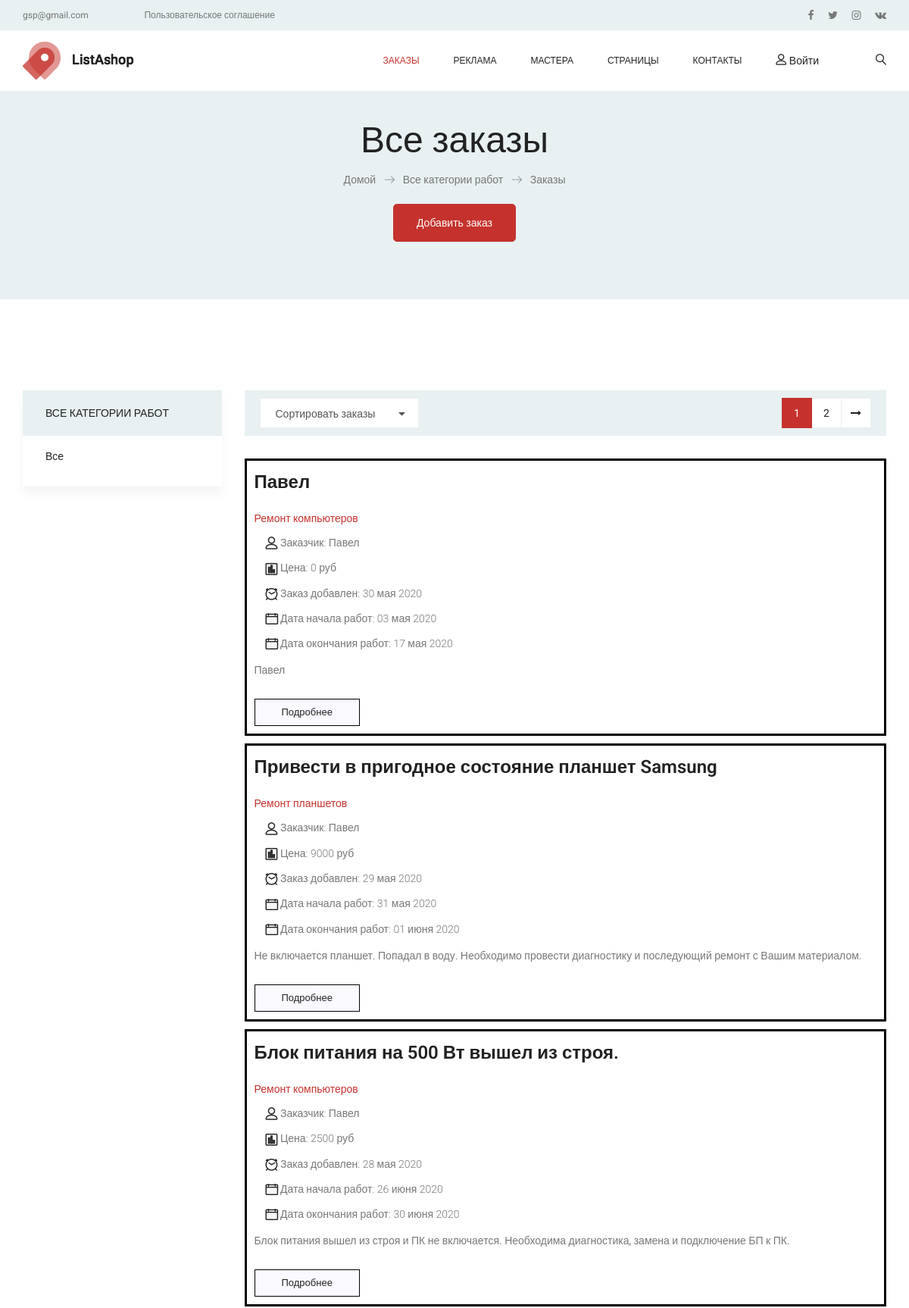
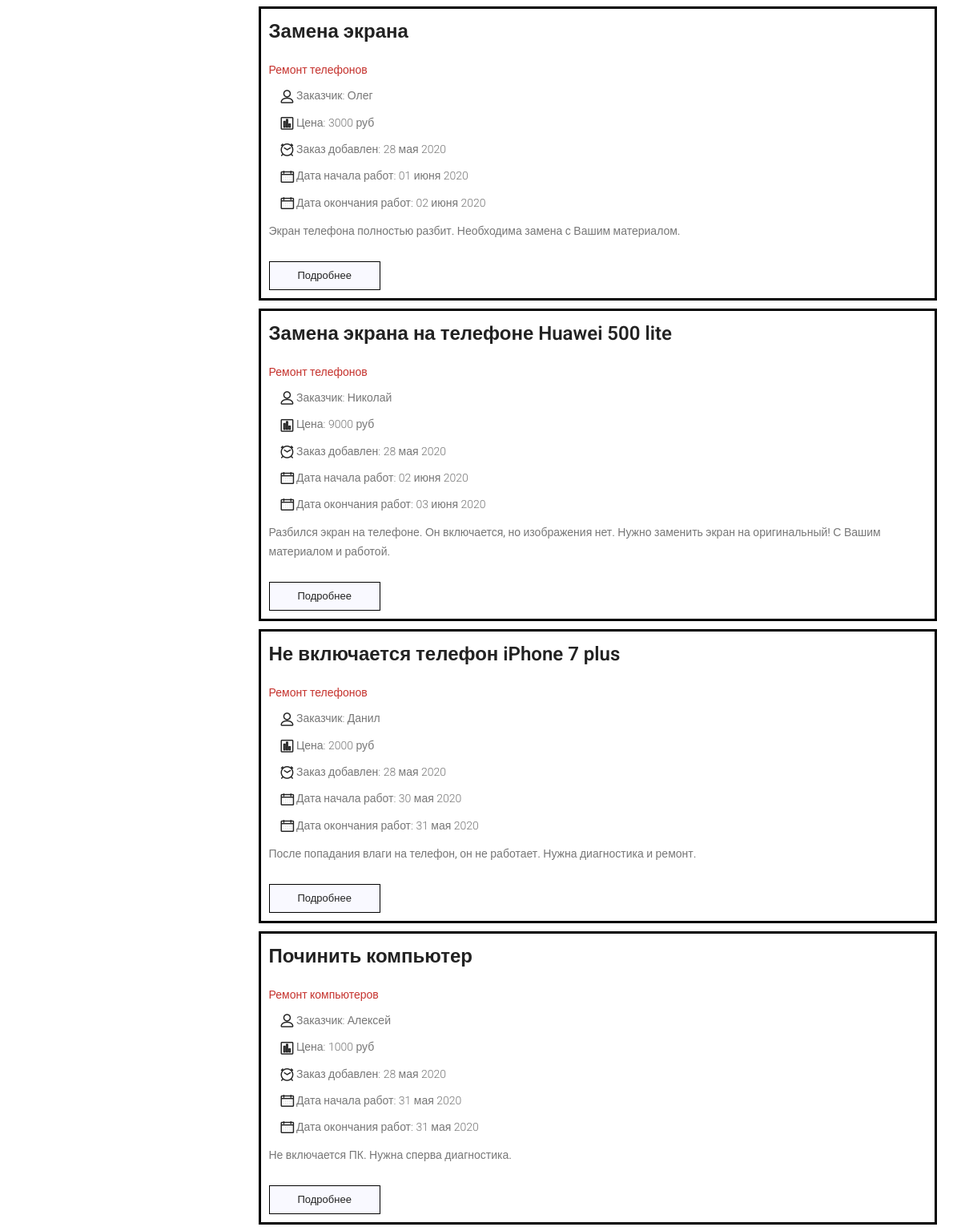
The page / (upper part) on the database its author committed (2 pictures, top to bottom).
### job/models.py (models this page shows, shortened)
class Offer(models.Model):
    category = TreeManyToManyField(Category, related_name='offers', blank=True, verbose_name='Категория работ')
    first_name = models.CharField(blank=True, null=True, default=None, max_length=200, verbose_name='Имя заказчика')
    last_name = models.CharField(blank=True, null=True, default=None, max_length=200, verbose_name='Фамилия заказчика')
    middle_name = models.CharField(blank=True, null=True, default=None, max_length=200, verbose_name='Отчество заказчика')
    phone = models.CharField(max_length=64, blank=True, null=True, default=None, verbose_name='Номер тел.')
    email = models.EmailField(max_length=128, blank=True, null=True, default=None, verbose_name='Емейл')
    name = models.CharField(max_length=200, db_index=True, verbose_name='Наименование работ')
    slug = models.SlugField(max_length=200, db_index=True, verbose_name='Слаг')
    image = models.ImageField(upload_to='offers/%Y/%m/%d', blank=True, verbose_name='Фото')
    description = models.TextField(max_length=512, blank=True, verbose_name='Описание работ')
    price = models.DecimalField(blank=True, null=True, default=None, max_digits=10, decimal_places=0,
                                verbose_name='Цена работы')
    start_time = models.DateField(null=True, blank=True, default=None, verbose_name='Дата начала работ')
    end_time = models.DateField(null=True, blank=True, default=None, verbose_name='Дата окончания работ')
    available = models.BooleanField(default=False, verbose_name='Актуальность заказа')
    created = models.DateField(blank=True, null=True, default=timezone.now, verbose_name='Дата создания записи')
    updated = models.DateField(blank=True, null=True, default=timezone.now, verbose_name='Дата ред-ия записи')
    @property
    def Категории(self):
        return "\n".join([p.name for p in self.category.all()])
    class Meta:
        ordering = ('-created', 'name',)
        index_together = (('id', 'slug'),)
        verbose_name = 'Предложение о работе'
        verbose_name_plural = 'Предложения о работе'
    def get_absolute_url(self):
        return reverse('job:offer_detail', args=[self.id, self.slug])

class Category(MPTTModel):
    name = models.CharField(max_length=200, db_index=True, unique=True, verbose_name='Подкатегория')
    slug = models.SlugField(max_length=200, null=True, blank=True, unique=True, verbose_name='Nazvanie_kategorii')
    parent = TreeForeignKey('self', on_delete=models.CASCADE, null=True, blank=True, related_name='children',
                            verbose_name='Категория')
    is_active = models.BooleanField(default=True, verbose_name='Активность категории')
    created = models.DateField(blank=True, null=True, default=timezone.now, verbose_name='Дата создания записи')
    updated = models.DateField(blank=True, null=True, default=timezone.now, verbose_name='Дата ред-ия записи')
    class MPTTMeta:
        order_insertion_by = ['name']
        verbose_name = 'Категория -> Подкатегория'
        verbose_name_plural = 'Категории -> Подкатегории'
    class Meta:
        verbose_name = 'Категория -> Подкатегория'
        verbose_name_plural = 'Категории -> Подкатегории'

### job/views.py (the view)
# urls.py: path('', views.offer_list, name='offer_list'),
def offer_list(request, category_slug=None):
    category = None
    categories = Category.objects.filter(is_active=True)
    object_list = Offer.objects.filter(available=True)
    if category_slug:
        category = get_object_or_404(Category, slug=category_slug)
        object_list = object_list.filter(category=category)
    paginator = Paginator(object_list, 8)
    page = request.GET.get('page')
    try:
        offers = paginator.page(page)
    except PageNotAnInteger:
        offers = paginator.page(1)
    except EmptyPage:
        offers = paginator.page(paginator.num_pages)
    return render(request, 'job/list.html', {'category': category,
                                             'categories': categories,
                                             'page': page,
                                             'offers': offers})

### templates/job/list.html (shortened to what this page needs)
{% extends 'base.html' %}
{% load static %}
{% load mptt_tags %}
{% block content %}
<section class="banner_area">
    <div class="banner_inner d-flex align-items-center">
        <div class="container">
            <div class="banner_content text-center">
                <h2>{% if category %}{{ category.name }}{% else %}Все заказы{% endif %}</h2>
                <div class="page_link">
                    <a href="#">Домой</a>
                    <a href="#">Все категории работ</a>
                    <a href="#">{% if category %}{{ category.name }}{% else %}Заказы{% endif %}</a>
                </div>
                <div class="main_add_offer">
        			<a class="main_btn" href="{% url 'job:register_job' %}">Добавить заказ</a>
        		</div>
            </div>
        </div>
    </div>
</section>
<section class="cat_product_area p_120">
    <div class="container">
        <div class="row flex-row-reverse">
            <div class="col-lg-9">
                <div class="product_top_bar">
                    <div class="left_dorp">
                    </div>
                    {% include 'job/pagination.html' with page=offers %}
                </div>
                <div class="latest_product_inner row">
                    {% for offer in offers %}
                        <div class="col-md-12">
                            <div class="offer_post">
                                <div class="offer_details">
                                    <a href="{{ offer.get_absolute_url }}"><h2>{{offer.name}}</h2></a>
                                    <div class="offer_info text-left">
                                        <div class="offer_tag">
                                            <a class="active">{{ offer.Категории }}</a>
                                        </div>
                                        <ul class="offer_meta list">
                                            <li><a href="/"><i class="lnr lnr-user"></i> Заказчик: {{ offer.first_name }}</a></li>
                                            <li><a><i class="lnr lnr-chart-bars"></i> Цена: {{ offer.price }} руб </a></li>
                                            <li><a><i class="lnr lnr-clock"></i> Заказ добавлен: {{ offer.created }}</a></li>
                                            {% if offer.start_time and offer.end_time %}
                                            <li><a><i class="lnr lnr-calendar-full"></i> Дата начала работ: {{ offer.start_time }} </a></li>
                                            <li><a><i class="lnr lnr-calendar-full"></i> Дата окончания работ: {{ offer.end_time }} </a></li>
                                            {% else %}
                                            <li><a><i class="lnr lnr-calendar-full"></i> Начать работы в любое время </a></li>
                                            {% endif %}
                                        </ul>
                                    </div>
                                    <p>{{offer.description|truncatechars:220}}</p>
                                    <a href="{{ offer.get_absolute_url }}" class="white_bg_btn">Подробнее</a>
                                </div>
                            </div>
                        </div>
                    {% endfor %}
                </div>
            </div>
            <div class="col-lg-3">
                <div class="left_sidebar_area">
                    <aside class="left_widgets cat_widgets">
                        <div class="l_w_title">
                            <h3>Все категории работ</h3>
                        </div>
                        <div class="widgets_inner">
                            <ul class="list">
                                <li {% if not category %} class="selected" {% endif %}>
                                    <a href="{% url "job:offer_list" %}">Все</a>
                                </li>
                            </ul>
                        </div>
                    </aside>
                </div>
            </div>
        </div>
    </div>
</section>
{% endblock content %}

### rows shown on the page
Offer: name "Павел", Категории "Ремонт компьютеров", first_name "Павел", price "0", created "30 мая 2020", start_time "03 мая 2020", end_time "17 мая 2020", description "Павел"
Offer: name "Привести в пригодное состояние планшет Samsung", Категории "Ремонт планшетов", first_name "Павел", price "9000", created "29 мая 2020", start_time "31 мая 2020", end_time "01 июня 2020", description "Не включается планшет. Попадал в воду. Необходимо провести диагностику и последующий ремонт с Вашим материалом."
Offer: name "Блок питания на 500 Вт вышел из строя.", Категории "Ремонт компьютеров", first_name "Павел", price "2500", created "28 мая 2020", start_time "26 июня 2020", end_time "30 июня 2020", description "Блок питания вышел из строя и ПК не включается. Необходима диагностика, замена и подключение БП к ПК."
Offer: name "Замена экрана", Категории "Ремонт телефонов", first_name "Олег", price "3000", created "28 мая 2020", start_time "01 июня 2020", end_time "02 июня 2020", description "Экран телефона полностью разбит. Необходима замена с Вашим материалом."
Offer: name "Замена экрана на телефоне Huawei 500 lite", Категории "Ремонт телефонов", first_name "Николай", price "9000", created "28 мая 2020", start_time "02 июня 2020", end_time "03 июня 2020", description "Разбился экран на телефоне. Он включается, но изображения нет. Нужно заменить экран на оригинальный! С Вашим материалом и работой."
Offer: name "Не включается телефон iPhone 7 plus", Категории "Ремонт телефонов", first_name "Данил", price "2000", created "28 мая 2020", start_time "30 мая 2020", end_time "31 мая 2020", description "После попадания влаги на телефон, он не работает. Нужна диагностика и ремонт."
Offer: name "Починить компьютер", Категории "Ремонт компьютеров", first_name "Алексей", price "1000", created "28 мая 2020", start_time "31 мая 2020", end_time "31 мая 2020", description "Не включается ПК. Нужна сперва диагностика."

### other values the page prints
{{ i }} "1"
{{ i }} "2"
